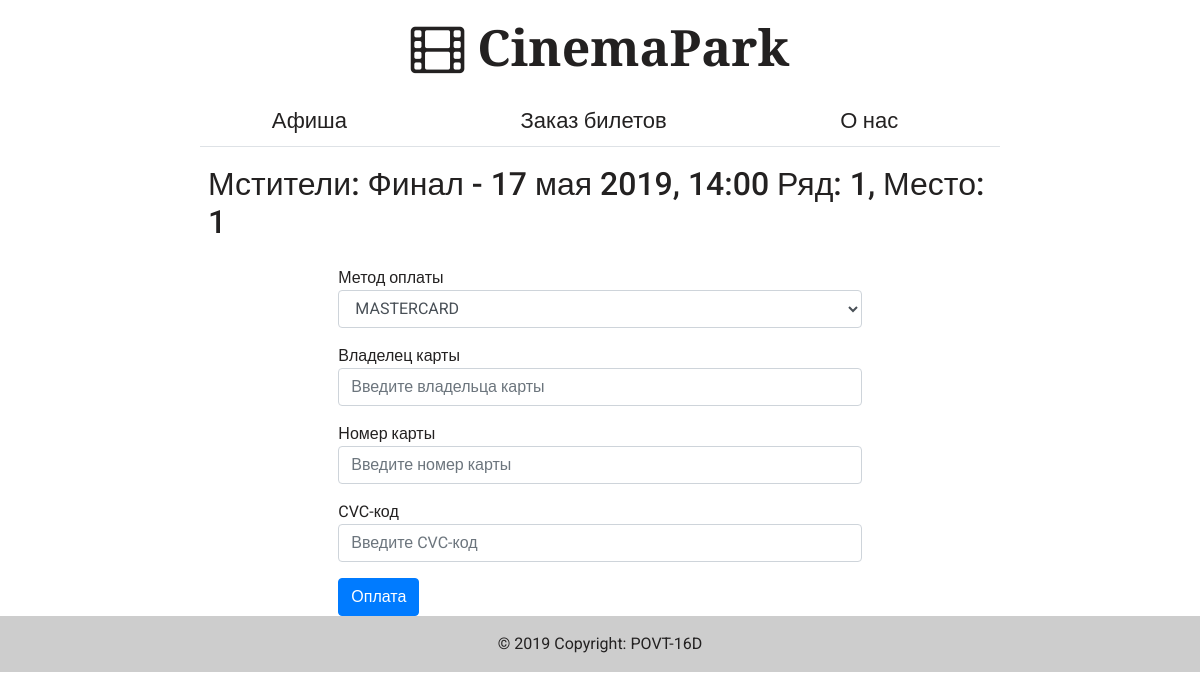
Screenshot of /movie/schedule/15/buyticket/1 with the database file from the repository.
### movie/models.py (models this page shows, shortened)
class Schedule(models.Model):
    class Meta:
        verbose_name = "Расписание"
        verbose_name_plural = "Расписание"
    MOVIE_FORMATS = [
        ('4D', '4D'),
        ('IMAX', 'IMAX 3D'),
        ('3D', '3D'),
        ('2D', '2D')
    ]
    movie_date = models.DateTimeField(verbose_name="Дата фильма")
    movie_name = models.ForeignKey(Movie, on_delete=models.CASCADE, verbose_name="Название фильма")
    movie_price = models.DecimalField(max_digits=4, decimal_places=0, verbose_name="Стоимость билета")
    movie_format = models.CharField(max_length=4, db_index=True, verbose_name="Формат фильма", choices = MOVIE_FORMATS)

class Movie(models.Model):
    class Meta:
        verbose_name = "Фильм"
        verbose_name_plural = "Фильмы"
    title = models.CharField(max_length=50, db_index=True, verbose_name="Название фильма")
    slug = models.SlugField(max_length=50, unique=True)
    image = models.ImageField(upload_to=generate_filename, verbose_name="Превью")
    slider_image = models.ImageField(upload_to=generate_slider_filename, blank=True, verbose_name="Превью для слайдера")
    country = models.CharField(max_length=30, db_index=True, verbose_name="Страна производства")
    genre = models.CharField(max_length=50, verbose_name="Жанр")
    actors = models.CharField(max_length=200, verbose_name="Актерский состав")
    duration = models.CharField(max_length=20, verbose_name="Длительность")
    director = models.CharField(max_length=40, verbose_name="Режиссер")
    age = models.CharField(max_length=20, verbose_name="Возрастное ограничение")
    description = models.TextField(verbose_name="Описание")
    soon = models.BooleanField(default=False, verbose_name="Премьера")
    optional_desc = models.CharField(max_length=50, blank=True, verbose_name="Доп. информация для слайдера")

class Place(models.Model):
    class Meta:
        verbose_name = "Место"
        verbose_name_plural = "Места"
    schedule = models.ForeignKey(Schedule, on_delete=models.CASCADE, verbose_name="Фильм", blank=True, null=True)
    hall_row = models.CharField(max_length=2, db_index=True, verbose_name="Ряд")
    hall_place = models.CharField(max_length=2, db_index=True, verbose_name="Место")
    place_num = models.DecimalField(max_digits=4, decimal_places=0, verbose_name="МестоБД")
    is_bought = models.BooleanField(default=True, verbose_name="Куплено?")
    def get_absolute_url(self):
        return reverse('buy_ticket_url', kwargs={'id': self.schedule.id, 'id_db':self.place_num})

### movie/views.py (the view, shortened to what this page needs)
# urls.py: path('movie/schedule/<id>/buyticket/<id_db>', BuyTicket.as_view(), name='buy_ticket_url'),
class BuyTicket(View):
    def get(self, request, id, id_db):
        form = BuyTicketForm()
        sc = Schedule.objects.get(id=id)
        place = sc.place_set.get(place_num=id_db)
        return render(request, 'movie/buyticket.html', context={'form':form, 'sc':sc, 'place':place})

### movie/forms.py (shortened to what this page needs)
class BuyTicketForm(forms.Form):
    PAYMENT_METHODS = {
        ('VISA', 'VISA'),
        ('MIR', 'Мир'),
        ('MASTERCARD', 'MASTERCARD'),
        ('Phone', 'Телефон')
    }
    is_bought = forms.BooleanField(required=False)
    payment_method = forms.ChoiceField(label = 'Метод оплаты', choices=PAYMENT_METHODS, widget=forms.Select(attrs={'class': 'form-control mb-2'}))
    card_owner = forms.CharField(label = 'Владелец карты', max_length=50, widget=forms.TextInput(attrs={'class': 'form-control mb-2', 'placeholder': 'Введите владельца карты'}))
    card_number = forms.CharField(label = 'Номер карты', max_length=25, widget=forms.TextInput(attrs={'class': 'form-control mb-2', 'placeholder': 'Введите номер карты'}))
    card_cvc = forms.CharField(label = 'CVC-код', max_length=3, widget=forms.TextInput(attrs={'class': 'form-control mb-2', 'placeholder': 'Введите CVC-код'}))

### movie/templates/movie/buyticket.html (shortened to what this page needs)
{% extends 'movie/base_movie.html' %}
{% block content %}
<section id="main_content" class="main_content">
    <div class="container-fluid">
        <div class="row">
            <div class="col-lg-8 offset-lg-2 col-md-10 offset-md-1 col-12 p-0">
                <div class="my_label mb-3">
                    <h2 class="p-2">{{ sc.movie_name.title }} - {{ sc.movie_date }} Ряд: {{ place.hall_row }}, Место: {{ place.hall_place }}</h2>
                </div>
            <div class="row">
                <div class="col-lg-8 offset-lg-2 col-md-10 offset-md-1">
                    <form action="{{ place.get_absolute_url }}" method="post">
                        <div class="form-group">
                            {{ form.payment_method.label }}
                            {{ form.payment_method }}
                        </div>
                        <div class="form-group">
                            {{ form.card_owner.label }}
                            {{ form.card_owner }}
                        </div>
                        <div class="form-group">
                            {{ form.card_number.label }}
                            {{ form.card_number }}
                        </div>
                        <div class="form-group">
                            {{ form.card_cvc.label }}
                            {{ form.card_cvc }}
                        </div>
                        <button type="submit" class="btn btn-primary">Оплата</button>
                    </form>
                </div>
            </div>
        </div>
    </div>
</section>
{% endblock %}

### static_buffer/style/style.css (style rules this page uses)
body { font-family: 'Roboto', sans-serif; color: #232121; }

### rows the page displays
Schedule: movie_name "Мстители: Финал", movie_date "17 мая 2019, 14:00"
Place: hall_row "1", hall_place "1"
